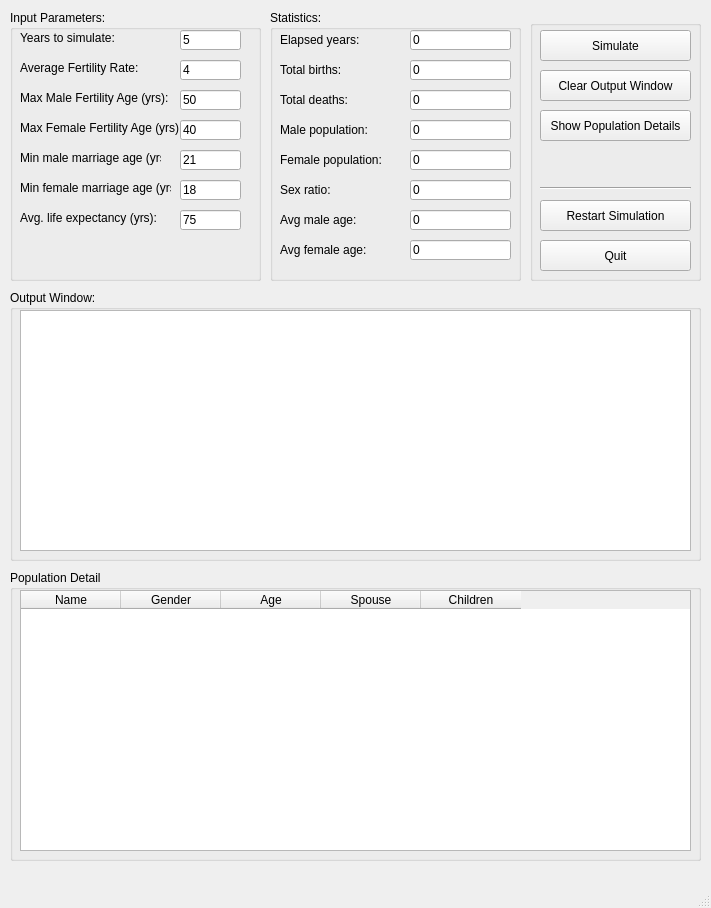
<?xml version="1.0" encoding="UTF-8"?>
<ui version="4.0">
 <class>MainWindow</class>
 <widget class="QMainWindow" name="MainWindow">
  <property name="geometry">
   <rect>
    <x>0</x>
    <y>0</y>
    <width>711</width>
    <height>908</height>
   </rect>
  </property>
  <property name="windowTitle">
   <string>Population Simulator</string>
  </property>
  <widget class="QWidget" name="centralwidget">
   <widget class="QGroupBox" name="groupBox">
    <property name="geometry">
     <rect>
      <x>10</x>
      <y>290</y>
      <width>691</width>
      <height>271</height>
     </rect>
    </property>
    <property name="title">
     <string>Output Window:</string>
    </property>
    <widget class="QTextEdit" name="opLogs">
     <property name="geometry">
      <rect>
       <x>10</x>
       <y>20</y>
       <width>671</width>
       <height>241</height>
      </rect>
     </property>
    </widget>
   </widget>
   <widget class="QGroupBox" name="groupBox_2">
    <property name="geometry">
     <rect>
      <x>10</x>
      <y>10</y>
      <width>251</width>
      <height>271</height>
     </rect>
    </property>
    <property name="title">
     <string>Input Parameters:</string>
    </property>
    <widget class="QLabel" name="label">
     <property name="geometry">
      <rect>
       <x>10</x>
       <y>50</y>
       <width>121</width>
       <height>16</height>
      </rect>
     </property>
     <property name="text">
      <string>Average Fertility Rate:</string>
     </property>
     <property name="buddy">
      <cstring>inpAvgFertilityRate</cstring>
     </property>
    </widget>
    <widget class="QLineEdit" name="inpAvgFertilityRate">
     <property name="geometry">
      <rect>
       <x>170</x>
       <y>50</y>
       <width>61</width>
       <height>20</height>
      </rect>
     </property>
     <property name="text">
      <string>4</string>
     </property>
    </widget>
    <widget class="QLabel" name="label_2">
     <property name="geometry">
      <rect>
       <x>10</x>
       <y>140</y>
       <width>141</width>
       <height>16</height>
      </rect>
     </property>
     <property name="text">
      <string>Min male marriage age (yrs):</string>
     </property>
     <property name="buddy">
      <cstring>inpMinMaleMarriageAge</cstring>
     </property>
    </widget>
    <widget class="QLineEdit" name="inpMinMaleMarriageAge">
     <property name="geometry">
      <rect>
       <x>170</x>
       <y>140</y>
       <width>61</width>
       <height>20</height>
      </rect>
     </property>
     <property name="text">
      <string>21</string>
     </property>
    </widget>
    <widget class="QLabel" name="label_3">
     <property name="geometry">
      <rect>
       <x>10</x>
       <y>170</y>
       <width>151</width>
       <height>16</height>
      </rect>
     </property>
     <property name="text">
      <string>Min female marriage age (yrs):</string>
     </property>
     <property name="buddy">
      <cstring>inpMinFemaleMarriageAge</cstring>
     </property>
    </widget>
    <widget class="QLineEdit" name="inpMinFemaleMarriageAge">
     <property name="geometry">
      <rect>
       <x>170</x>
       <y>170</y>
       <width>61</width>
       <height>20</height>
      </rect>
     </property>
     <property name="text">
      <string>18</string>
     </property>
    </widget>
    <widget class="QLabel" name="label_4">
     <property name="geometry">
      <rect>
       <x>10</x>
       <y>200</y>
       <width>141</width>
       <height>16</height>
      </rect>
     </property>
     <property name="text">
      <string>Avg. life expectancy (yrs):</string>
     </property>
     <property name="buddy">
      <cstring>inpAvgLifeExpectancy</cstring>
     </property>
    </widget>
    <widget class="QLineEdit" name="inpAvgLifeExpectancy">
     <property name="geometry">
      <rect>
       <x>170</x>
       <y>200</y>
       <width>61</width>
       <height>20</height>
      </rect>
     </property>
     <property name="text">
      <string>75</string>
     </property>
    </widget>
    <widget class="QLabel" name="label_5">
     <property name="geometry">
      <rect>
       <x>10</x>
       <y>20</y>
       <width>121</width>
       <height>16</height>
      </rect>
     </property>
     <property name="text">
      <string>Years to simulate:</string>
     </property>
     <property name="buddy">
      <cstring>inpYearsToSimulate</cstring>
     </property>
    </widget>
    <widget class="QLineEdit" name="inpYearsToSimulate">
     <property name="geometry">
      <rect>
       <x>170</x>
       <y>20</y>
       <width>61</width>
       <height>20</height>
      </rect>
     </property>
     <property name="text">
      <string>5</string>
     </property>
    </widget>
    <widget class="QLabel" name="label_13">
     <property name="geometry">
      <rect>
       <x>10</x>
       <y>80</y>
       <width>151</width>
       <height>16</height>
      </rect>
     </property>
     <property name="text">
      <string>Max Male Fertility Age (yrs):</string>
     </property>
     <property name="buddy">
      <cstring>inpMaxMaleFertilityAge</cstring>
     </property>
    </widget>
    <widget class="QLineEdit" name="inpMaxMaleFertilityAge">
     <property name="geometry">
      <rect>
       <x>170</x>
       <y>80</y>
       <width>61</width>
       <height>20</height>
      </rect>
     </property>
     <property name="text">
      <string>50</string>
     </property>
    </widget>
    <widget class="QLabel" name="label_14">
     <property name="geometry">
      <rect>
       <x>10</x>
       <y>110</y>
       <width>161</width>
       <height>16</height>
      </rect>
     </property>
     <property name="text">
      <string>Max Female Fertility Age (yrs):</string>
     </property>
     <property name="buddy">
      <cstring>inpMaxFemaleFertilityAge</cstring>
     </property>
    </widget>
    <widget class="QLineEdit" name="inpMaxFemaleFertilityAge">
     <property name="geometry">
      <rect>
       <x>170</x>
       <y>110</y>
       <width>61</width>
       <height>20</height>
      </rect>
     </property>
     <property name="text">
      <string>40</string>
     </property>
    </widget>
   </widget>
   <widget class="QGroupBox" name="groupBox_3">
    <property name="geometry">
     <rect>
      <x>270</x>
      <y>10</y>
      <width>251</width>
      <height>271</height>
     </rect>
    </property>
    <property name="title">
     <string>Statistics:</string>
    </property>
    <widget class="QLineEdit" name="opTotalYears">
     <property name="geometry">
      <rect>
       <x>140</x>
       <y>20</y>
       <width>101</width>
       <height>20</height>
      </rect>
     </property>
     <property name="text">
      <string>0</string>
     </property>
     <property name="readOnly">
      <bool>true</bool>
     </property>
    </widget>
    <widget class="QLabel" name="label_6">
     <property name="geometry">
      <rect>
       <x>10</x>
       <y>20</y>
       <width>111</width>
       <height>20</height>
      </rect>
     </property>
     <property name="text">
      <string>Elapsed years:</string>
     </property>
     <property name="buddy">
      <cstring>opTotalYears</cstring>
     </property>
    </widget>
    <widget class="QLabel" name="label_7">
     <property name="geometry">
      <rect>
       <x>10</x>
       <y>50</y>
       <width>111</width>
       <height>20</height>
      </rect>
     </property>
     <property name="text">
      <string>Total births:</string>
     </property>
     <property name="buddy">
      <cstring>opTotalBirths</cstring>
     </property>
    </widget>
    <widget class="QLineEdit" name="opTotalBirths">
     <property name="geometry">
      <rect>
       <x>140</x>
       <y>50</y>
       <width>101</width>
       <height>20</height>
      </rect>
     </property>
     <property name="text">
      <string>0</string>
     </property>
     <property name="readOnly">
      <bool>true</bool>
     </property>
    </widget>
    <widget class="QLineEdit" name="opTotalDeaths">
     <property name="geometry">
      <rect>
       <x>140</x>
       <y>80</y>
       <width>101</width>
       <height>20</height>
      </rect>
     </property>
     <property name="text">
      <string>0</string>
     </property>
     <property name="readOnly">
      <bool>true</bool>
     </property>
    </widget>
    <widget class="QLabel" name="label_8">
     <property name="geometry">
      <rect>
       <x>10</x>
       <y>80</y>
       <width>111</width>
       <height>20</height>
      </rect>
     </property>
     <property name="text">
      <string>Total deaths:</string>
     </property>
     <property name="buddy">
      <cstring>opTotalDeaths</cstring>
     </property>
    </widget>
    <widget class="QLineEdit" name="opTotalMales">
     <property name="geometry">
      <rect>
       <x>140</x>
       <y>110</y>
       <width>101</width>
       <height>20</height>
      </rect>
     </property>
     <property name="text">
      <string>0</string>
     </property>
     <property name="readOnly">
      <bool>true</bool>
     </property>
    </widget>
    <widget class="QLabel" name="label_9">
     <property name="geometry">
      <rect>
       <x>10</x>
       <y>110</y>
       <width>111</width>
       <height>20</height>
      </rect>
     </property>
     <property name="text">
      <string>Male population:</string>
     </property>
     <property name="buddy">
      <cstring>opTotalMales</cstring>
     </property>
    </widget>
    <widget class="QLabel" name="label_10">
     <property name="geometry">
      <rect>
       <x>10</x>
       <y>140</y>
       <width>111</width>
       <height>20</height>
      </rect>
     </property>
     <property name="text">
      <string>Female population:</string>
     </property>
     <property name="buddy">
      <cstring>opTotalFemales</cstring>
     </property>
    </widget>
    <widget class="QLineEdit" name="opTotalFemales">
     <property name="geometry">
      <rect>
       <x>140</x>
       <y>140</y>
       <width>101</width>
       <height>20</height>
      </rect>
     </property>
     <property name="text">
      <string>0</string>
     </property>
     <property name="readOnly">
      <bool>true</bool>
     </property>
    </widget>
    <widget class="QLineEdit" name="opAvgMaleAge">
     <property name="geometry">
      <rect>
       <x>140</x>
       <y>200</y>
       <width>101</width>
       <height>20</height>
      </rect>
     </property>
     <property name="text">
      <string>0</string>
     </property>
     <property name="readOnly">
      <bool>true</bool>
     </property>
    </widget>
    <widget class="QLabel" name="label_11">
     <property name="geometry">
      <rect>
       <x>10</x>
       <y>200</y>
       <width>111</width>
       <height>20</height>
      </rect>
     </property>
     <property name="text">
      <string>Avg male age:</string>
     </property>
     <property name="buddy">
      <cstring>opAvgMaleAge</cstring>
     </property>
    </widget>
    <widget class="QLineEdit" name="opAvgFemaleAge">
     <property name="geometry">
      <rect>
       <x>140</x>
       <y>230</y>
       <width>101</width>
       <height>20</height>
      </rect>
     </property>
     <property name="text">
      <string>0</string>
     </property>
     <property name="readOnly">
      <bool>true</bool>
     </property>
    </widget>
    <widget class="QLabel" name="label_12">
     <property name="geometry">
      <rect>
       <x>10</x>
       <y>230</y>
       <width>111</width>
       <height>20</height>
      </rect>
     </property>
     <property name="text">
      <string>Avg female age:</string>
     </property>
     <property name="buddy">
      <cstring>opAvgFemaleAge</cstring>
     </property>
    </widget>
    <widget class="QLineEdit" name="opSexRatio">
     <property name="geometry">
      <rect>
       <x>140</x>
       <y>170</y>
       <width>101</width>
       <height>20</height>
      </rect>
     </property>
     <property name="text">
      <string>0</string>
     </property>
     <property name="readOnly">
      <bool>true</bool>
     </property>
    </widget>
    <widget class="QLabel" name="label_15">
     <property name="geometry">
      <rect>
       <x>10</x>
       <y>170</y>
       <width>111</width>
       <height>20</height>
      </rect>
     </property>
     <property name="text">
      <string>Sex ratio:</string>
     </property>
     <property name="buddy">
      <cstring>opSexRatio</cstring>
     </property>
    </widget>
   </widget>
   <widget class="QGroupBox" name="groupBox_4">
    <property name="geometry">
     <rect>
      <x>530</x>
      <y>20</y>
      <width>171</width>
      <height>261</height>
     </rect>
    </property>
    <property name="sizePolicy">
     <sizepolicy hsizetype="Fixed" vsizetype="Minimum">
      <horstretch>0</horstretch>
      <verstretch>0</verstretch>
     </sizepolicy>
    </property>
    <property name="title">
     <string/>
    </property>
    <widget class="QPushButton" name="btnSimulate">
     <property name="geometry">
      <rect>
       <x>10</x>
       <y>10</y>
       <width>151</width>
       <height>31</height>
      </rect>
     </property>
     <property name="layoutDirection">
      <enum>Qt::LeftToRight</enum>
     </property>
     <property name="text">
      <string>Simulate</string>
     </property>
    </widget>
    <widget class="QPushButton" name="btnClear">
     <property name="geometry">
      <rect>
       <x>10</x>
       <y>50</y>
       <width>151</width>
       <height>31</height>
      </rect>
     </property>
     <property name="layoutDirection">
      <enum>Qt::LeftToRight</enum>
     </property>
     <property name="text">
      <string>Clear Output Window</string>
     </property>
    </widget>
    <widget class="QPushButton" name="btnPopulationDetail">
     <property name="geometry">
      <rect>
       <x>10</x>
       <y>90</y>
       <width>151</width>
       <height>31</height>
      </rect>
     </property>
     <property name="layoutDirection">
      <enum>Qt::LeftToRight</enum>
     </property>
     <property name="text">
      <string>Show Population Details</string>
     </property>
    </widget>
    <widget class="QPushButton" name="btnRestartSimulation">
     <property name="geometry">
      <rect>
       <x>10</x>
       <y>180</y>
       <width>151</width>
       <height>31</height>
      </rect>
     </property>
     <property name="layoutDirection">
      <enum>Qt::LeftToRight</enum>
     </property>
     <property name="text">
      <string>Restart Simulation</string>
     </property>
    </widget>
    <widget class="QPushButton" name="btnQuit">
     <property name="geometry">
      <rect>
       <x>10</x>
       <y>220</y>
       <width>151</width>
       <height>31</height>
      </rect>
     </property>
     <property name="layoutDirection">
      <enum>Qt::LeftToRight</enum>
     </property>
     <property name="text">
      <string>Quit</string>
     </property>
    </widget>
    <widget class="Line" name="line">
     <property name="geometry">
      <rect>
       <x>10</x>
       <y>160</y>
       <width>151</width>
       <height>16</height>
      </rect>
     </property>
     <property name="orientation">
      <enum>Qt::Horizontal</enum>
     </property>
    </widget>
   </widget>
   <widget class="QGroupBox" name="groupBox_5">
    <property name="geometry">
     <rect>
      <x>10</x>
      <y>570</y>
      <width>691</width>
      <height>291</height>
     </rect>
    </property>
    <property name="title">
     <string>Population Detail</string>
    </property>
    <widget class="QTableWidget" name="opPopulationTable">
     <property name="geometry">
      <rect>
       <x>10</x>
       <y>20</y>
       <width>671</width>
       <height>261</height>
      </rect>
     </property>
     <column>
      <property name="text">
       <string>Name</string>
      </property>
     </column>
     <column>
      <property name="text">
       <string>Gender</string>
      </property>
     </column>
     <column>
      <property name="text">
       <string>Age</string>
      </property>
     </column>
     <column>
      <property name="text">
       <string>Spouse</string>
      </property>
     </column>
     <column>
      <property name="text">
       <string>Children</string>
      </property>
     </column>
    </widget>
   </widget>
  </widget>
  <widget class="QMenuBar" name="menubar">
   <property name="geometry">
    <rect>
     <x>0</x>
     <y>0</y>
     <width>711</width>
     <height>21</height>
    </rect>
   </property>
  </widget>
  <widget class="QStatusBar" name="statusbar"/>
 </widget>
 <tabstops>
  <tabstop>inpYearsToSimulate</tabstop>
  <tabstop>inpAvgFertilityRate</tabstop>
  <tabstop>inpMaxMaleFertilityAge</tabstop>
  <tabstop>inpMaxFemaleFertilityAge</tabstop>
  <tabstop>inpMinMaleMarriageAge</tabstop>
  <tabstop>inpMinFemaleMarriageAge</tabstop>
  <tabstop>inpAvgLifeExpectancy</tabstop>
  <tabstop>btnSimulate</tabstop>
  <tabstop>btnClear</tabstop>
  <tabstop>btnPopulationDetail</tabstop>
  <tabstop>opTotalBirths</tabstop>
  <tabstop>opTotalDeaths</tabstop>
  <tabstop>opTotalMales</tabstop>
  <tabstop>opTotalFemales</tabstop>
  <tabstop>opAvgMaleAge</tabstop>
  <tabstop>opAvgFemaleAge</tabstop>
  <tabstop>opLogs</tabstop>
  <tabstop>opTotalYears</tabstop>
  <tabstop>opSexRatio</tabstop>
 </tabstops>
 <resources/>
 <connections/>
</ui>
